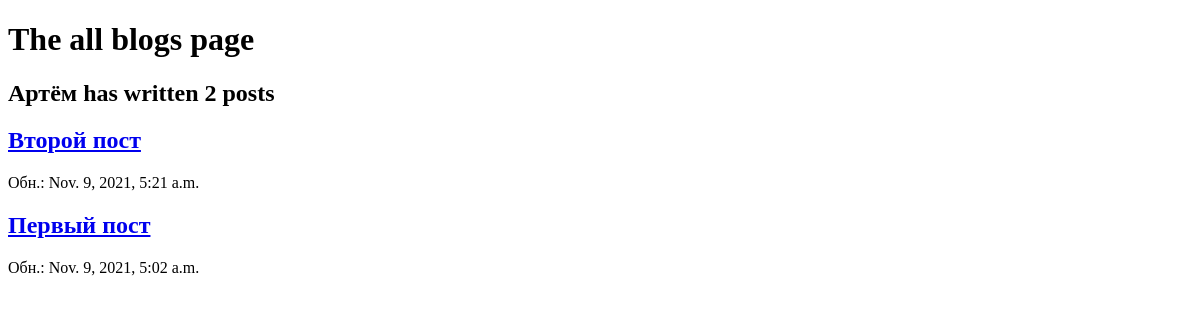
The page /blog/ on the database as committed earlier.
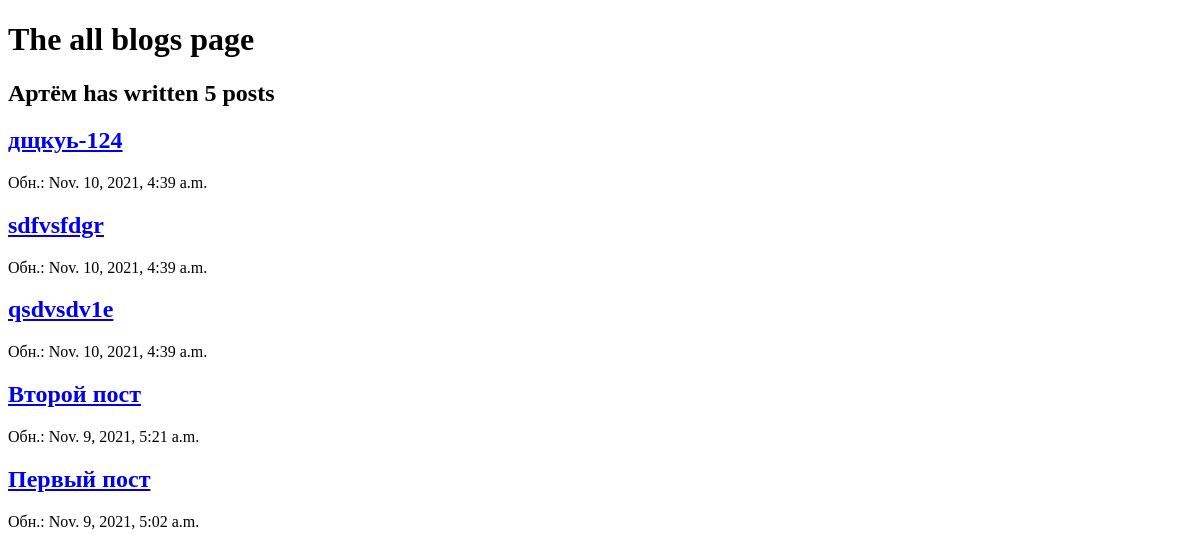
The same page on the database as committed later.
### blog/models.py (models this page shows, shortened)
class Post(models.Model):
    title = models.CharField(max_length=250)
    slug = models.SlugField(max_length=250, unique_for_date='publish')
    publish = models.DateTimeField(default=timezone.now)
    created = models.DateTimeField(auto_now_add=True)
    updated = models.DateTimeField(auto_now=True)
    body = models.TextField(default='new_post')
    class Meta:
        ordering = ('-publish',)

### blog/views.py (the view)
# urls.py: path('', views.all_blogs, name='all_blogs'),
def all_blogs(request):
    blogs = Post.objects.all()
    return render(request, 'blog/all_blogs.html', {'blogs':blogs})

### blog/templates/blog/all_blogs.html (shortened to what this page needs)
<!DOCTYPE html>
<html lang="en">
<head>
</head>
<body>
    <h1>The all blogs page</h1>
    <h2>Артём has written {{ blogs.count }} post{{ blogs.count|pluralize }}</h2>
    {% for blog in blogs %}
    <a href="{% url 'blog:detail' blog.id %}"><h2>{{ blog.title }}</h2></a>
    <p>Обн.: {{ blog.publish }}</p>
    {% endfor %}
</body>
</html>

Rows that differ between the two databases and show on the page:
added Post: title "дщкуь-124", publish "Nov. 10, 2021, 4:39 a.m."
added Post: title "sdfvsfdgr", publish "Nov. 10, 2021, 4:39 a.m."
added Post: title "qsdvsdv1e", publish "Nov. 10, 2021, 4:39 a.m."
Other text that changed with them:
{{ blogs.count }}: "2" → "5"
